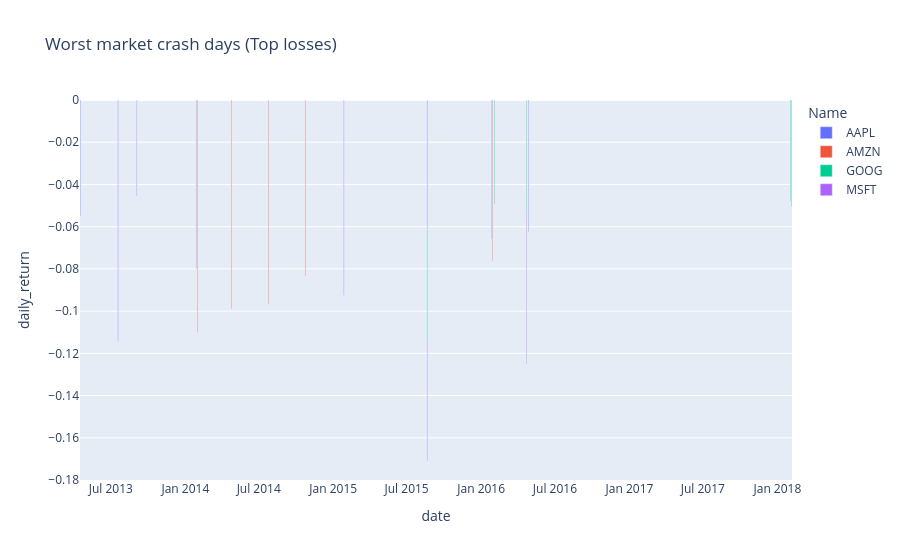

The notebook cell saved with this chart:
### Markdown cell above
### 6.6 First Chart: Crash Days by Date

Let's plot the losses with the date on the x-axis.

### Code cell
fig = px.bar(
    worst_days,
    x="date",
    y="daily_return",
    color="Name",
    title="Worst market crash days (Top losses)",
)

fig.show()

### Figure 1 — Plotly figure (JSON) as saved in the notebook; plotly's stock layout.template omitted (floating-point values rounded to 4 significant figures)
{"data": [{"hovertemplate": "Name=AAPL<br>date=%{x}<br>daily_return=%{y}<extra></extra>", "legendgroup": "AAPL", "marker": {"color": "#636efa", "pattern": {"shape": ""}}, "name": "AAPL", "orientation": "v", "showlegend": true, "textposition": "auto", "type": "bar", "x": ["2014-01-28T00:00:00.000000", "2016-01-27T00:00:00.000000", "2016-04-27T00:00:00.000000", "2015-08-21T00:00:00.000000", "2013-04-17T00:00:00.000000"], "xaxis": "x", "y": [-0.07993, -0.06571, -0.06258, -0.06116, -0.05499], "yaxis": "y"}, {"hovertemplate": "Name=AMZN<br>date=%{x}<br>daily_return=%{y}<extra></extra>", "legendgroup": "AMZN", "marker": {"color": "#EF553B", "pattern": {"shape": ""}}, "name": "AMZN", "orientation": "v", "showlegend": true, "textposition": "auto", "type": "bar", "x": ["2014-01-31T00:00:00.000000", "2014-04-25T00:00:00.000000", "2014-07-25T00:00:00.000000", "2014-10-24T00:00:00.000000", "2016-01-29T00:00:00.000000"], "xaxis": "x", "y": [-0.11, -0.09883, -0.09648, -0.0834, -0.0761], "yaxis": "y"}, {"hovertemplate": "Name=GOOG<br>date=%{x}<br>daily_return=%{y}<extra></extra>", "legendgroup": "GOOG", "marker": {"color": "#00cc96", "pattern": {"shape": ""}}, "name": "GOOG", "orientation": "v", "showlegend": true, "textposition": "auto", "type": "bar", "x": ["2016-04-22T00:00:00.000000", "2015-08-21T00:00:00.000000", "2018-02-05T00:00:00.000000", "2016-02-03T00:00:00.000000", "2018-02-02T00:00:00.000000"], "xaxis": "x", "y": [-0.05318, -0.05311, -0.05045, -0.0493, -0.04779], "yaxis": "y"}, {"hovertemplate": "Name=MSFT<br>date=%{x}<br>daily_return=%{y}<extra></extra>", "legendgroup": "MSFT", "marker": {"color": "#ab63fa", "pattern": {"shape": ""}}, "name": "MSFT", "orientation": "v", "showlegend": true, "textposition": "auto", "type": "bar", "x": ["2013-07-19T00:00:00.000000", "2015-01-27T00:00:00.000000", "2016-04-22T00:00:00.000000", "2015-08-21T00:00:00.000000", "2013-09-03T00:00:00.000000"], "xaxis": "x", "y": [-0.114, -0.09253, -0.07171, -0.05672, -0.04551], "yaxis": "y"}], "layout": {"barmode": "relative", "legend": {"title": {"text": "Name"}, "tracegroupgap": 0}, "title": {"text": "Worst market crash days (Top losses)"}, "xaxis": {"anchor": "y", "domain": [0, 1], "title": {"text": "date"}}, "yaxis": {"anchor": "x", "domain": [0, 1], "title": {"text": "daily_return"}}}}
